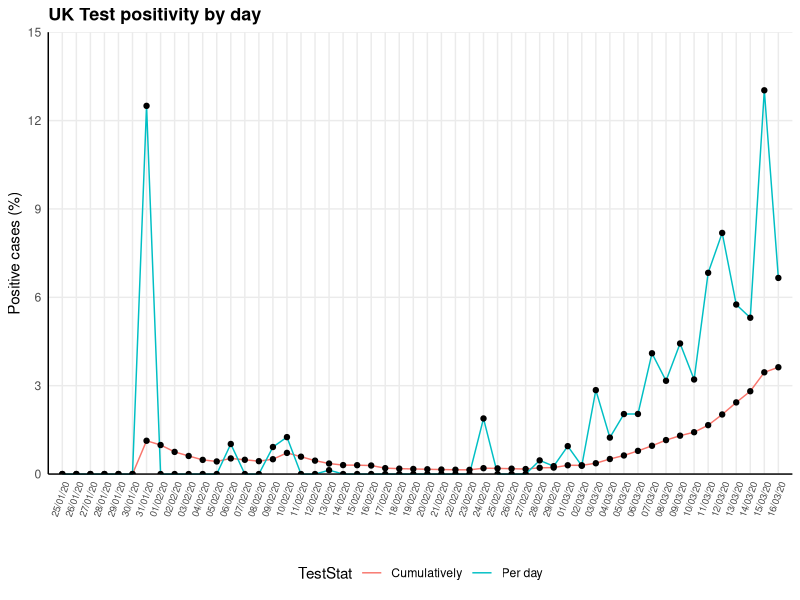

Source code (R):
## Exploration of UK COVID-19 data: Proportion of positive tests
## Emma Doughty (e.doughty6@gmail.com)

# Install libraries if necessary
#if(!require(ggpubr)) install.packages("ggpubr")
#if(!require(tidyverse)) install.packages("tidyverse")
#if(!require(scales)) install.packages("scales")

# Load libraries
library(readr)
library(tidyr)
library(plyr)
library(ggplot2)
library(scales)
library(ggpubr)

#### Load data ####
COVID19_by_day <- read_csv("Data/COVID19_by_day.csv")
COVID19_by_day$Date <- as.Date(COVID19_by_day$Date, format = "%d/%m/%y")
COVID19_by_day <- COVID19_by_day[order(COVID19_by_day$Date),]

df_NewPos <- data.frame(Date = COVID19_by_day$Date,
                          NewCases = COVID19_by_day$NewCases,
                          CumCases = COVID19_by_day$CumCases,
                          NewTests = COVID19_by_day$NewTests,
                          CumTests = COVID19_by_day$CumTests,
                          TestStat = "Per day",
                          StatValue = (100 * (COVID19_by_day$NewCases / COVID19_by_day$NewTests)),
                          stringsAsFactors = FALSE)

#    <- df_NewPos$StatValue / df_NewPos$NewCases

df_CumPos <- data.frame(Date = COVID19_by_day$Date,
                        NewCases = COVID19_by_day$NewCases,
                        CumCases = COVID19_by_day$CumCases,
                        NewTests = COVID19_by_day$NewTests,
                        CumTests = COVID19_by_day$CumTests,
                        TestStat = "Cumulatively",
                        StatValue = (100 * (COVID19_by_day$CumCases / COVID19_by_day$CumTests)),
                        stringsAsFactors = FALSE)

df_PosTests <- rbind(df_NewPos, df_CumPos)

PosTests_Factor <- 10^(floor(log10(signif(max(df_PosTests$StatValue)))))
PosTests_Breaks <- ceiling(PosTests_Factor/2)

plot_PosTests <- ggplot(data=df_PosTests, aes(x=Date, y=df_PosTests$StatValue, group=TestStat)) +
  geom_line(aes(color=TestStat))+
  geom_point()+
  scale_x_date(labels = date_format("%d/%m/%y"), expand = c(0, 1), 
               limits = c(min(df_PosTests$Date), max(df_PosTests$Date)),
               breaks = seq(min(df_PosTests$Date), max(df_PosTests$Date), 1)) +
  scale_y_continuous(limits = c(0, 15), 
                     breaks = seq(0, 15, 3),
                     expand = c(0, 0)) +
  ylab("Positive cases (%)") + xlab("") +
  ggtitle("UK Test positivity by day") +
  theme_minimal() +
  theme(plot.title = element_text(size=13, face="bold"),
        #legend.title = element_text("% Positive cases"),
        legend.position = "bottom", 
        axis.line = element_line(colour = "black"),
        axis.text.x = element_text(angle = 70, hjust = 1, vjust = 1, size = 7), 
        panel.grid.minor = element_blank())

ggsave("PosTests_plot.png")

# 
# 
# 
# df_TestNeg <- data.frame(Date = COVID19_by_day$Date,
#                        TestRes = "Negative",
#                        StatValue = COVID19_by_day$NewTests - COVID19_by_day$NewCases,
#                        stringsAsFactors = FALSE)
# df_TestNeg <- as.data.frame(lapply(df_TestNeg, rep, df_TestNeg$StatValue))
# 
# df_TestPos <- data.frame(Date = COVID19_by_day$Date,
#                       TestRes = "Positive",
#                       StatValue = COVID19_by_day$NewCases,
#                       stringsAsFactors = FALSE)
# df_TestPos <- as.data.frame(lapply(df_TestPos, rep, df_TestPos$StatValue))
# 
# df_TestRes <- rbind(df_TestNeg, df_TestPos)    
# 
# TestRes_Sigfig <- signif(max(df_TestRes$StatValue))
# TestRes_Factor <- 10^(floor(log10(TestRes_Sigfig)))
# TestRes_Max <- round_any(max(df_TestRes$StatValue), TestRes_Factor, f=ceiling)
# TestRes_Breaks <- ceiling(TestRes_Factor/2)
# 
# plot_TestRes <- ggplot(data=df_TestRes, aes(x=df_TestRes$Date, fill=df_TestRes$TestRes)) +
#   geom_histogram(binwidth=1, boundary = 1, colour="black") +
#   scale_x_date(labels = date_format("%d/%m/%y"), expand = c(0, 0), 
#                limits = c(min(df_TestRes$Date)-1, max(df_TestRes$Date)),
#                breaks = seq(min(df_TestRes$Date)-1, max(df_TestRes$Date), 1)) +
#   scale_y_continuous(limits = c(0, TestRes_Max), 
#                      breaks = seq(0, TestRes_Max, TestRes_Breaks),
#                      expand = c(0, 0)) +
#   ylab("Frequency") + xlab("Date") +
#   ggtitle("UK SARS-CoV2 tests per day") +
#   theme_minimal() +
#   theme(plot.title = element_text(size=13, face="bold"),
#         legend.title = element_blank(),
#         legend.position = "bottom", 
#         axis.line = element_line(colour = "black"),
#         axis.text.x = element_text(angle = 70, hjust = 1, vjust = 1), 
#         panel.grid.minor = element_blank())
# 
# 
# TestPos_Sigfig <- signif(max(df_TestPos$StatValue))
# TestPos_Factor <- 10^(floor(log10(TestPos_Sigfig)))
# TestPos_Max <- round_any(max(df_TestPos$StatValue), TestPos_Factor, f=ceiling)
# TestPos_Breaks <- ceiling(TestPos_Factor/2)
# 
# plot_TestPos <- ggplot(data=df_TestPos, aes(x=df_TestPos$Date, fill=df_TestPos$TestPos)) +
#   geom_histogram(binwidth=1, boundary = 1, colour="black") +
#   scale_x_date(labels = date_format("%d/%m/%y"), expand = c(0, 0), 
#                limits = c(min(df_TestPos$Date)-1, max(df_TestPos$Date)),
#                breaks = seq(min(df_TestPos$Date)-1, max(df_TestPos$Date), 1)) +
#   scale_y_continuous(limits = c(0, TestPos_Max), 
#                      breaks = seq(0, TestPos_Max, TestPos_Breaks),
#                      expand = c(0, 0)) +
#   ylab("Frequency") + xlab("Date") +
#   ggtitle("UK SARS-CoV2 tests per day") +
#   theme_minimal() +
#   theme(plot.title = element_text(size=13, face="bold"),
#         legend.title = element_blank(),
#         legend.position = "bottom", 
#         axis.line = element_line(colour = "black"),
#         axis.text.x = element_text(angle = 70, hjust = 1, vjust = 1), 
#         panel.grid.minor = element_blank())
# 
# 
# 
# 
